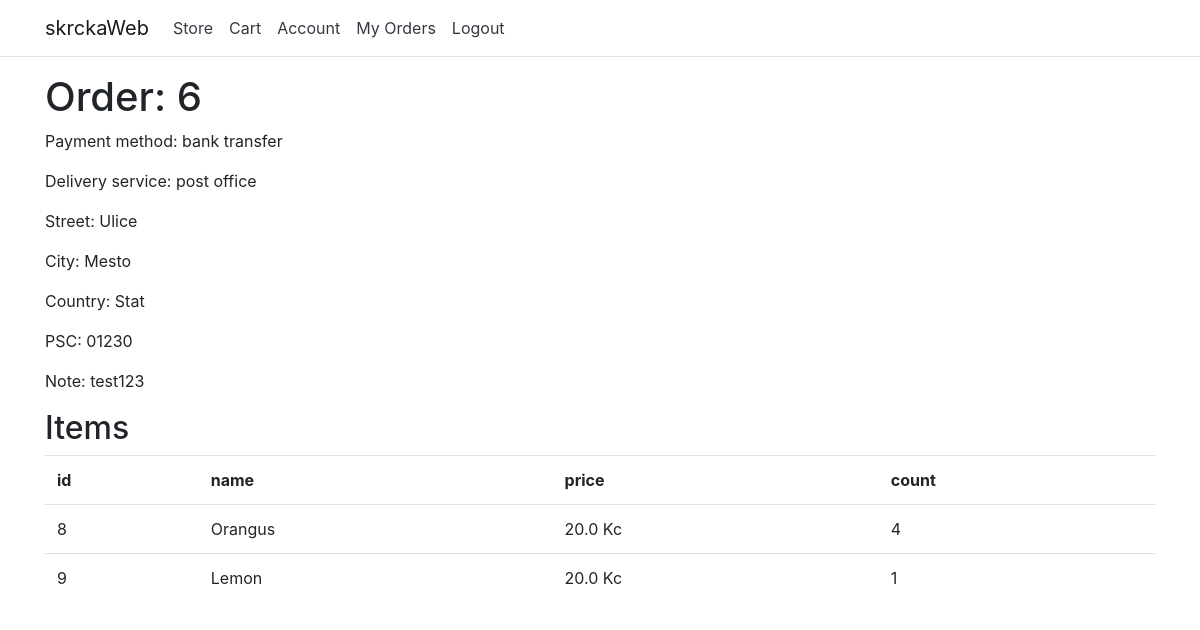
The app's page /shop/order_detail/6 (signed in) with its own data.
### shop/models.py (models this page shows, shortened)
class Order(models.Model):
    user = models.ForeignKey(get_user_model(), on_delete=models.CASCADE, default=0)
    payment_method = models.ForeignKey(PaymentMethod, on_delete=models.CASCADE, default=0)
    delivery_service = models.ForeignKey(DeliveryService, on_delete=models.CASCADE, default=0)
    street = models.CharField(max_length=255)
    city = models.CharField(max_length=255)
    country = models.CharField(max_length=255)
    psc = models.CharField(max_length=5)
    note = models.CharField(max_length=255)

class PaymentMethod(models.Model):
    name = models.CharField(max_length=255)
    desc = models.CharField(max_length=255)

class DeliveryService(models.Model):
    name = models.CharField(max_length=255)
    price = models.FloatField()

class OrderItem(models.Model):
    product = models.ForeignKey(Product, on_delete=models.CASCADE, default=0)
    count = models.IntegerField(default=0)
    order = models.ForeignKey(Order, on_delete=models.CASCADE, default=0)

class Product(models.Model):
    name = models.CharField(max_length=255)
    price = models.FloatField()
    stock = models.IntegerField()
    image_url = models.CharField(max_length=2083)

### shop/views.py (the view)
# urls.py: path('order_detail/<int:id>', views.order_detail, name='order_detail'),
@login_required
def order_detail(request, id):
    o = Order.objects.filter(id=id).first()
    ois = OrderItem.objects.filter(order_id=id)
    return render(request, 'order_detail.html',
                    {'o': o, 'ois': ois})

### shop/templates/order_detail.html
{% extends 'base.html' %}
{% block content %}
<h1>Order: {{ o.id }}</h1>
<p>Payment method: {{ o.payment_method.name }}</p>
<p>Delivery service: {{ o.delivery_service.name }}</p>
<p>Street: {{ o.street }}</p>
<p>City: {{ o.city }}</p>
<p>Country: {{ o.country }}</p>
<p>PSC: {{ o.psc }}</p>
<p>Note: {{ o.note }}</p>
<h2>Items</h1>
    <table class="table">
        <tr>
            <th>id</th>
            <th>name</th>
            <th>price</th>
            <th>count</th>
        </tr>
        {% for item in ois %}
        <tr>
            <td>{{ item.id }}</td>
            <td>{{ item.product.name }}</td>
            <td>{{ item.product.price }} Kc</td>
            <td>{{ item.count }}</td>
        </tr>
        {% endfor %}
    </table>
    {% endblock %}

### records on screen
Order: id "6", payment_method.name "bank transfer", delivery_service.name "post office", street "Ulice", city "Mesto", country "Stat", psc "01230", note "test123"
OrderItem: id "8", product.name "Orangus", product.price "20.0", count "4"
OrderItem: id "9", product.name "Lemon", product.price "20.0", count "1"
